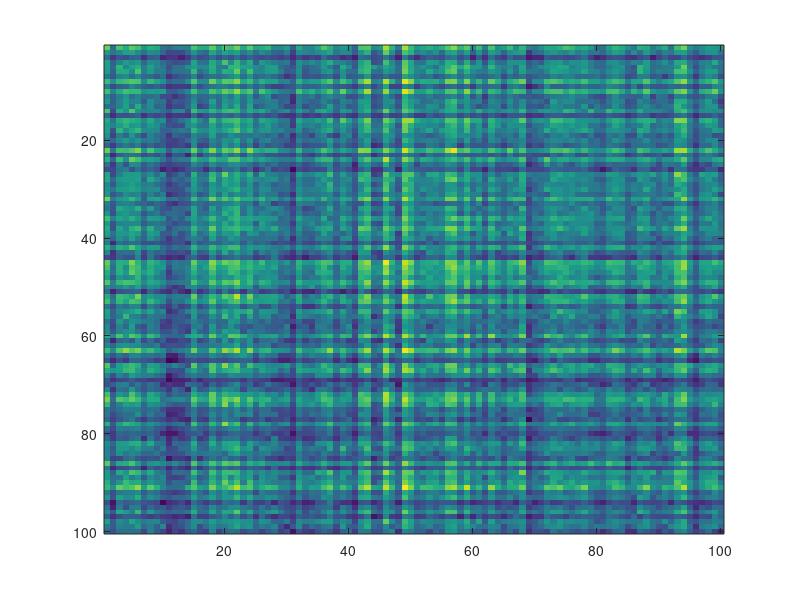

Reproduce this figure in MATLAB. (Note: this script raises an error after producing the figure.)
clear; close all; clc;

% 行列のサイズ
I = 100; % Xの行数
J = 100; % Xの列数
K = 10; % 基底数

% パラメータ
nItr = 1000; % 更新式の反復回数

% 非負観測行列の生成
trueW = rand(I, K); % 非負乱数（開区間(0, 1)）
trueH = rand(K, J); % 非負乱数（開区間(0, 1)）
X = trueW * trueH; % ランクKの非負観測行列

% Xの表示
figure; imagesc(X);

% NMF変数の乱数初期化
W = rand(I, K);
H = rand(K, J);

% ------ Eu-NMF ------
% コスト関数値格納行列定義
cost_EuNMF = zeros(nItr + 1,1);
W_Eu = W;
H_Eu = H;

% コスト関数値の初期値格納(フロベニウスノルムの二乗値計算)
err = X - W_Eu*H_Eu;
traceErr = sum(err.*err, 'all');
cost_EuNMF(1) = sqrt(traceErr);

% 正規化によるWHが変化しないことの確認
cntErr = 0;

% Eu-NMFの更新式
for iItr = 1:nItr
    W_Eu = W_Eu .* ( (X*H_Eu.') ./ (W_Eu*(H_Eu*H_Eu.')) );
    H_Eu = H_Eu .* ( (W_Eu.'*X) ./ ((W_Eu.'*W_Eu)*H_Eu) );    
    
    % WHが変化しないことの確認
    prevWH = W_Eu*H_Eu;

    % Wの列毎に正規化係数を計算（列の総和）
    % todo
    nomalC_Eu = sum(W_Eu,1);

    % Wに正規化係数を適用
    % todo
    W_Eu = W_Eu ./ nomalC_Eu;
       
    % Hに正規化係数を適用
    % todo
    for i = 1:K
        for j = 1:J
            H_Eu(i,j) = nomalC_Eu(i) * H_Eu(i,j);
        end
    end

    % WHが変化しないことの確認
    nomalWH_Eu = W_Eu*H_Eu;
    if(nomalWH_Eu - prevWH > 10^-15)
        cntErr = cntErr + 1;
    end

    % フロベニウスノルムの二乗値計算
    err = X - nomalWH_Eu;
    traceErr = sum(err.*err, 'all');
    cost_EuNMF(iItr+1) = sqrt(traceErr);
end

% 近似された観測行列の表示
Xhat_Eu = nomalWH_Eu;
figure; imagesc(Xhat_Eu);

% コスト関数値のグラフ描画(線形)
figure; plot(cost_EuNMF);
xlabel("反復回数", "FontSize", 14);
ylabel("コスト関数値(線形軸)", "FontSize", 14);

% コスト関数値のグラフ描画(対数軸)
figure; semilogy(cost_EuNMF);
xlabel("反復回数", "FontSize", 14);
ylabel("コスト関数値(対数軸)", "FontSize", 14);

% ------ KL-NMF ------
W_KL = W;
H_KL = H;
% コスト関数値格納行列定義
cost_KLNMF = zeros(nItr + 1,1);

% コスト関数値の初期値格納(フロベニウスノルムの二乗値計算)
err = X - W_KL*H_KL;
traceErr = sum(err.*err, 'all');
cost_KLNMF(1) = sqrt(traceErr);

% KL-NMFの更新式
for iItr = 1:nItr
    W_KL = W_KL .* (((X./(W_KL*H_KL))*H_KL.')./ (ones(I,J)*H_KL.'));
    H_KL = H_KL .* ((W_KL.'*(X./(W_KL*H_KL))) ./ (W_KL.'*ones(I,J)));

    % Wの列毎に正規化係数を計算（列の総和）
    % todo
    nomalC_KL = sum(W_KL,1);

    % Wに正規化係数を適用
    % todo
    W_KL = W_KL ./ nomalC_KL;
       
    % Hに正規化係数を適用
    % todo
    for i = 1:K
        for j = 1:J
            H_KL(i,j) = nomalC_KL(i) * H_KL(i,j);
        end
    end

    nomalWH_KL = W_KL * H_KL;
    % フロベニウスノルムの二乗値計算
    err_KL = X - nomalWH_KL;
    traceErr_KL = sum(err_KL.*err_KL, 'all');
    cost_KLNMF(iItr+1) = sqrt(traceErr_KL);
end

% 近似された観測行列の表示
Xhat_KL = nomalWH_KL;
figure; imagesc(Xhat_KL);

% コスト関数値のグラフ描画(線形)
figure; plot(cost_KLNMF);
xlabel("反復回数", "FontSize", 14);
ylabel("コスト関数値(線形軸)", "FontSize", 14);

% コスト関数値のグラフ描画(対数軸)
figure; semilogy(cost_KLNMF);
xlabel("反復回数", "FontSize", 14);
ylabel("コスト関数値(対数軸)", "FontSize", 14);


% ------ IS-NMF ------
W_IS = W;
H_IS = H;
% コスト関数値格納行列定義
cost_ISNMF = zeros(nItr + 1,1);

% コスト関数値の初期値格納(フロベニウスノルムの二乗値計算)
err = X - W_IS*H_IS;
traceErr = sum(err.*err, 'all');
cost_ISNMF(1) = sqrt(traceErr);
